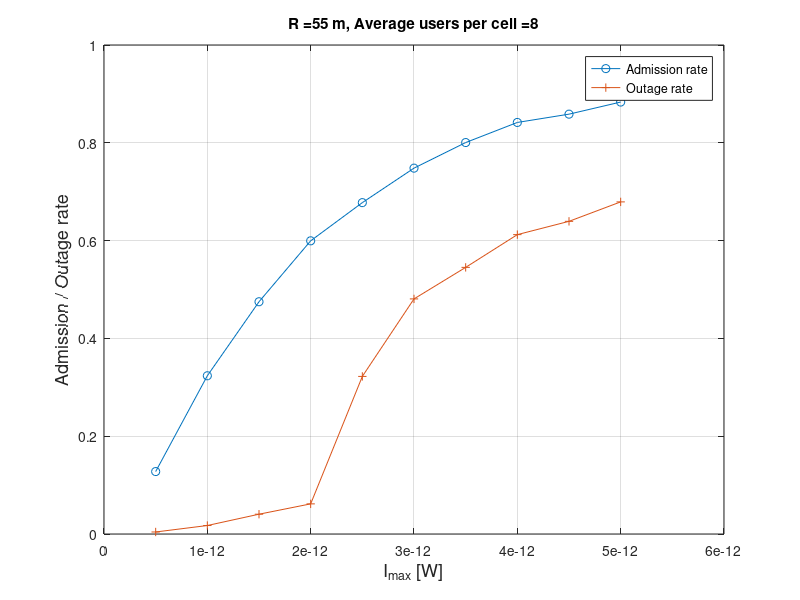

Recreate this plot in MATLAB.
close all    % Close all open figures
clear        % Reset variables
clc          % Clear the command window

Data=load('1000_8users.txt');
% Data=sortrows(Data,1);

figure1 = figure(1);
plot(Data(:,1),Data(:,2)/100, 'o','LineStyle','-');

hold on; 
grid on;

plot(Data(:,1),Data(:,3)/100,'+','LineStyle','-');

xlabel('I_{max} [W]', 'FontSize', 13);
ylabel('Admission / Outage rate','FontSize', 13);
legend('Admission rate', 'Outage rate');

    title(strcat('R = ', num2str(Data(1,6)),' m, Average users per cell = ', num2str(Data(1,5))));
   